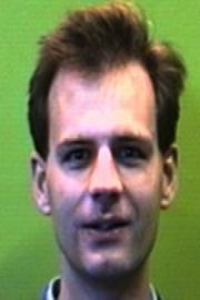
#> input picture resources/picture/received/B16041732.png, 200 x 300 px, found by its file name
$ python unite_test.py
#> lines starting #> are read from the running program, lines starting #| are printed output that depends on the picture; long printed decimals are rounded
### myMethod.py
import cv2
import numpy as np
import smtplib
from email.mime.text import MIMEText
from email.mime.multipart import MIMEMultipart
from email.utils import formataddr


def print_hello():
    print("hello")


def face_recognize(path1, path2):
    images = [cv2.imread(path1, cv2.IMREAD_GRAYSCALE)]
    labels = [1]
    recongnizer = cv2.face.LBPHFaceRecognizer_create()
    recongnizer.train(images, np.array(labels))
    predict_image = cv2.imread(path2, cv2.IMREAD_GRAYSCALE)
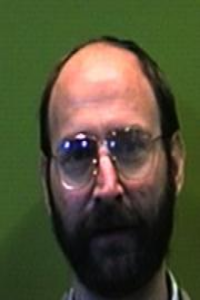
#> input picture resources/picture/received/B16041734.png, 200 x 300 px, found by its file name
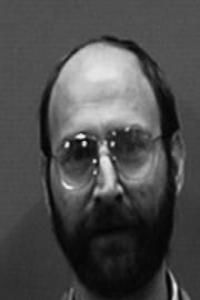
#> predict_image: shape (300, 200); min 0, max 241, mean 75.9
    label, confidence = recongnizer.predict(predict_image)
#> label = 1; confidence = 51.79
    print("label = ", label)
#| label =  1
    print("confidence = ", confidence)
#| confidence =  51.792
    return confidence


# [57 lines left out: functions face_recognizes, subtract_time, send_mail, not called in this run]

### unite_test.py
import os
import myMethod

def run():
    print("hello\nworld")


if __name__ == '__main__':
    path1 = "D:\\zuoye\\python\\attendanceSystem\\resources\\picture\\received\\B16041732.png"
    path2 = "D:\\zuoye\\python\\attendanceSystem\\resources\\picture\\received\\B16041734.png"
    myMethod.face_recognize(path1, path2)
